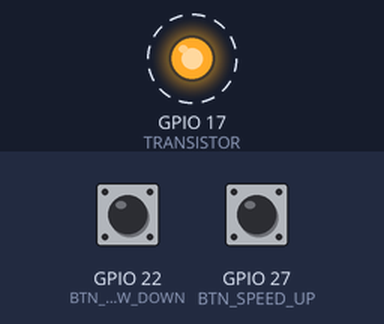
Recording of a program running on a simulated Raspberry Pi (BCM pin numbers). Parts: output pins drawn as LEDs (lit = HIGH). Dashed ring = blinking. The test bench sets the inputs (shaded band); at power-on: GPIO 22 (BTN_SLOW_DOWN) LOW, GPIO 27 (BTN_SPEED_UP) LOW.

Above: at 0.1 s.
Timing chart, 0 to 3.0 s (numbered marks = the images above):
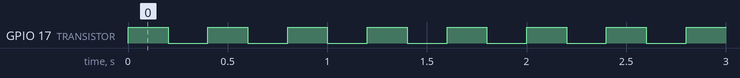

Measured:
- by itself, GPIO 17 (TRANSISTOR): alternates HIGH for 0.20 s and LOW for 0.20 s

The program:

strobe.py
```python
# Import the GPIO and time library
import RPi.GPIO as GPIO
import time

# First we initialize some constants and variables
TRANSISTOR = 17
BTN_SPEED_UP = 27
BTN_SLOW_DOWN = 22
DELAY_CHANGE = 0.005

# Never use a strobe light any faster than 4 flashes per sec
DELAY_MIN = 0.125 # 1/8 = '4 on 4 off' flashes
delay = 0.2

def setup():
    # Next we initialise setup of the GPIO pins
    GPIO.setmode(GPIO.BCM)
    GPIO.setup(TRANSISTOR, GPIO.OUT)
    GPIO.setup(BTN_SPEED_UP, GPIO.IN)
    GPIO.setup(BTN_SLOW_DOWN, GPIO.IN)

    # This will call a function when the speed up or slow down
    # buttons are pressed
    GPIO.add_event_detect(BTN_SPEED_UP, GPIO.RISING)
    GPIO.add_event_callback(BTN_SPEED_UP, speed_up)
    GPIO.add_event_detect(BTN_SLOW_DOWN, GPIO.RISING)
    GPIO.add_event_callback(BTN_SLOW_DOWN, slow_down)

def speed_up(channel):
    global delay
    # Take away the delay change value from the delay time
    # Make sure the delay doesn't go less than minimum
    # safe rate for use of stroboscopic lightning.
    delay = delay - DELAY_CHANGE
    if delay < DELAY_MIN:
        delay = DELAY_MIN

def slow_down(channel):
    global delay
    # Add the delay change value to the current delay
    delay = delay + DELAY_CHANGE

def loop():
    # The try statement makes sure we clean up properly
    # on a keyboard interrupt (CTRL+C)
    try:
        # loop until the user presses CTRL+C
        while True:
            # Turn the strobe on, then wait for the delay time
            GPIO.output(TRANSISTOR, True)
            time.sleep(delay)
            # Turn the strobe off, then wait for the delay time
            GPIO.output(TRANSISTOR, False)
            time.sleep(delay)
    except KeyboardInterrupt:
        pass
    finally:
        GPIO.cleanup()

# Now we setup the hardware, and start the main loop of the program

setup()

loop()
```
